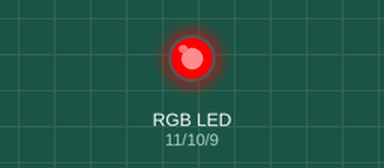
A sketch run on a simulated Arduino Uno, built with avr-gcc and run on an emulated ATmega328P. Shown: an RGB LED mixed from three pins (HIGH = lit).

Above: at 0.05 s.
At 1.85 s:
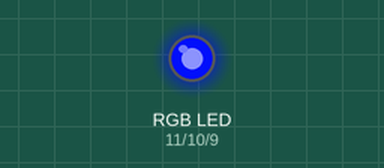
At 3.7 s:
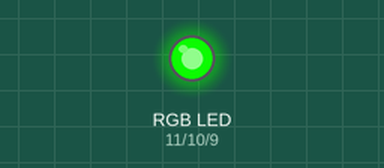
Timing chart, 0 to 9.0 s (numbered marks = the images above):
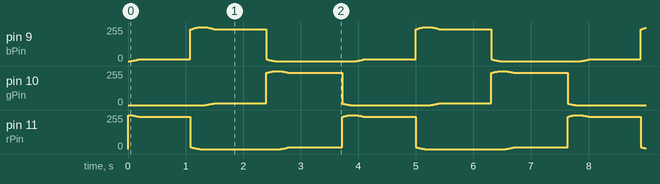

The sketch:

sine.ino
```cpp
// Pin locations
#define rPin 11
#define gPin 10
#define bPin 9

// Initialize vars
int r,g,b,x;

// Intensity from 1 to 255
float i = 255;

// Speed in ms
int s = 1000;

void setup(void) {
  s=s/i;
  i=(i/2);
}

// Main function loop
void loop(void) {
  x++;

  int wave1 = i*sin(x/i+PI/2)+i;
  int wave2 = -i*sin(x/i+PI/2)+i;

  if(x < i*PI) {
    r = wave1;
    g = 0;
    b = wave2;
  }
  else if(x < i*2*PI) {
    r = 0;
    g = wave1;
    b = wave2;
  }
  else if(x < i*3*PI) {
    r = wave2;
    g = wave1;
    b = 0;
  }
  else {
    x=0;
  }

  analogWrite(rPin, r);
  analogWrite(gPin, g);
  analogWrite(bPin, b);

  delay(s);
}
```
